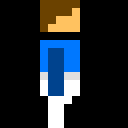
#> input picture src/assets/gifs/brick.gif, 16 x 16 px (shown 8 times larger)
$ python gif.py
#> lines starting #> are read from the running program, lines starting #| are printed output that depends on the picture
import numpy as np
from PIL import Image, ImageSequence

img = Image.open('../assets/gifs/brick.gif')
#> img is the input picture: PIL image 16x16 P; mean R, G, B, A 30.5, 36.4, 41.2, 255
frames = np.array([np.array(frame.copy().convert('RGB').getdata(),dtype=np.uint8).reshape(frame.size[1],frame.size[0],3) for frame in ImageSequence.Iterator(img)])
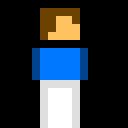
#> img: PIL image 16x16 RGBA (shown 8 times larger); mean R, G, B, A 41.6, 49.1, 52.8, 252; transparent parts drawn white

first = Image.fromarray(frames[0])
first.show()
print(frames[0])
#> (printed output is left out)
